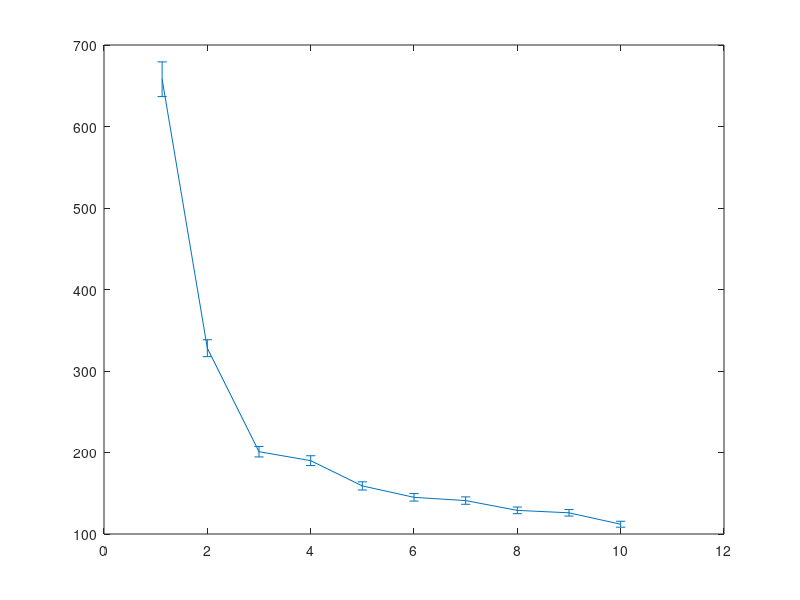

This figure's MATLAB source: (Note: this script raises an error after producing the figure.)
clear all;
close all;
clc;

vin=[1.125 2 3 4 5 6 7 8 9 10];
ch1sigma=[658 328 201 190 159 145 141 129 126 112];
ch1err=[1/sqrt(954)*ch1sigma(1) 1/sqrt(1000)*ch1sigma(2) 1/sqrt(975)*ch1sigma(3) ...
    1/sqrt(993)*ch1sigma(4) 1/sqrt(1000)*ch1sigma(5) 1/sqrt(1000)*ch1sigma(6) ...
    1/sqrt(967)*ch1sigma(7) 1/sqrt(1000)*ch1sigma(8) 1/sqrt(994)*ch1sigma(9) 1/sqrt(942)*ch1sigma(10)];
ch2sigma=[563 259 207 160 152 139 125 111 92 79];
ch2err=[1/sqrt(971)*ch2sigma(1) 1/sqrt(990)*ch2sigma(2) 1/sqrt(994)*ch2sigma(3) ...
    1/sqrt(1000)*ch2sigma(4) 1/sqrt(993)*ch2sigma(5) 1/sqrt(1000)*ch2sigma(6) ...
    1/sqrt(1000)*ch2sigma(7) 1/sqrt(897)*ch2sigma(8) 1/sqrt(822)*ch2sigma(9) 1/sqrt(981)*ch2sigma(10)];
ch3sigma=[502 243 190 149 131 122 112 105 103 83];
ch3err=[1/sqrt(997)*ch3sigma(1) 1/sqrt(992)*ch3sigma(2) 1/sqrt(998)*ch3sigma(3) ...
    1/sqrt(997)*ch3sigma(4) 1/sqrt(1000)*ch3sigma(5) 1/sqrt(1000)*ch3sigma(6) ...
    1/sqrt(1000)*ch3sigma(7) 1/sqrt(1000)*ch3sigma(8) 1/sqrt(993)*ch3sigma(9) 1/sqrt(963)*ch3sigma(10)];
ch4sigma=[593 279 178 137 128 100 97 89 84 70];
ch4err=[1/sqrt(848)*ch4sigma(1) 1/sqrt(1000)*ch4sigma(2) 1/sqrt(1000)*ch4sigma(3) ...
    1/sqrt(1000)*ch4sigma(4) 1/sqrt(1000)*ch4sigma(5) 1/sqrt(1000)*ch4sigma(6) ...
    1/sqrt(1000)*ch4sigma(7) 1/sqrt(1000)*ch4sigma(8) 1/sqrt(1000)*ch4sigma(9) 1/sqrt(887)*ch4sigma(10)];

fitfun=@(A,x)sqrt(A(1)*x.^(-2)+A(2));
xf0=[0.9,140];
A1=lsqcurvefit(fitfun,xf0,vin,ch1sigma);
A2=lsqcurvefit(fitfun,xf0,vin,ch2sigma);
A3=lsqcurvefit(fitfun,xf0,vin,ch3sigma);
A4=lsqcurvefit(fitfun,xf0,vin,ch4sigma);

E1=errorbar(vin,ch1sigma,ch1err);
set(E1,'LineStyle', 'none ','Color', 'r','LineWidth', 3, 'Marker', '.', 'MarkerSize', 8, ...
         'MarkerEdgeColor', [.2 .2 .2], 'MarkerFaceColor' , [0,1,1]);
hold on
times = linspace(vin(1),vin(end));
plot(times,fitfun(A1,times),'r--','LineWidth', 2);
hold on
E2=errorbar(vin,ch2sigma,ch2err);
set(E2,'LineStyle', 'none ','Color', 'g','LineWidth', 3, 'Marker', '.', 'MarkerSize', 8, ...
         'MarkerEdgeColor', [.2 .2 .2], 'MarkerFaceColor' , [0,1,1]);
hold on
plot(times,fitfun(A2,times),'g--','LineWidth', 2);
hold on
E3=errorbar(vin,ch3sigma,ch3err);
set(E3,'LineStyle', 'none ','Color', 'b','LineWidth', 3, 'Marker', '.', 'MarkerSize', 8, ...
         'MarkerEdgeColor', [.2 .2 .2], 'MarkerFaceColor' , [0,1,1]);
hold on
plot(times,fitfun(A3,times),'b--','LineWidth', 2);
hold on
E4=errorbar(vin,ch4sigma,ch4err);
set(E4,'LineStyle', 'none ','Color', 'm','LineWidth', 3, 'Marker', '.', 'MarkerSize', 8, ...
         'MarkerEdgeColor', [.2 .2 .2], 'MarkerFaceColor' , [0,1,1]);
hold on
plot(times,fitfun(A4,times),'m--','LineWidth', 2);

xlabel('input(mV)');
ylabel('jitter rms(ps)');
grid on
legend('ch1 measurement data','ch1 measured data fitting',...
    'ch2 measurement data','ch2 measured data fitting',...
    'ch3 measurement data','ch3 measured data fitting',...
    'ch4 measurement data','ch4 measured data fitting');
title('Board 4 OR4 timing performance');
